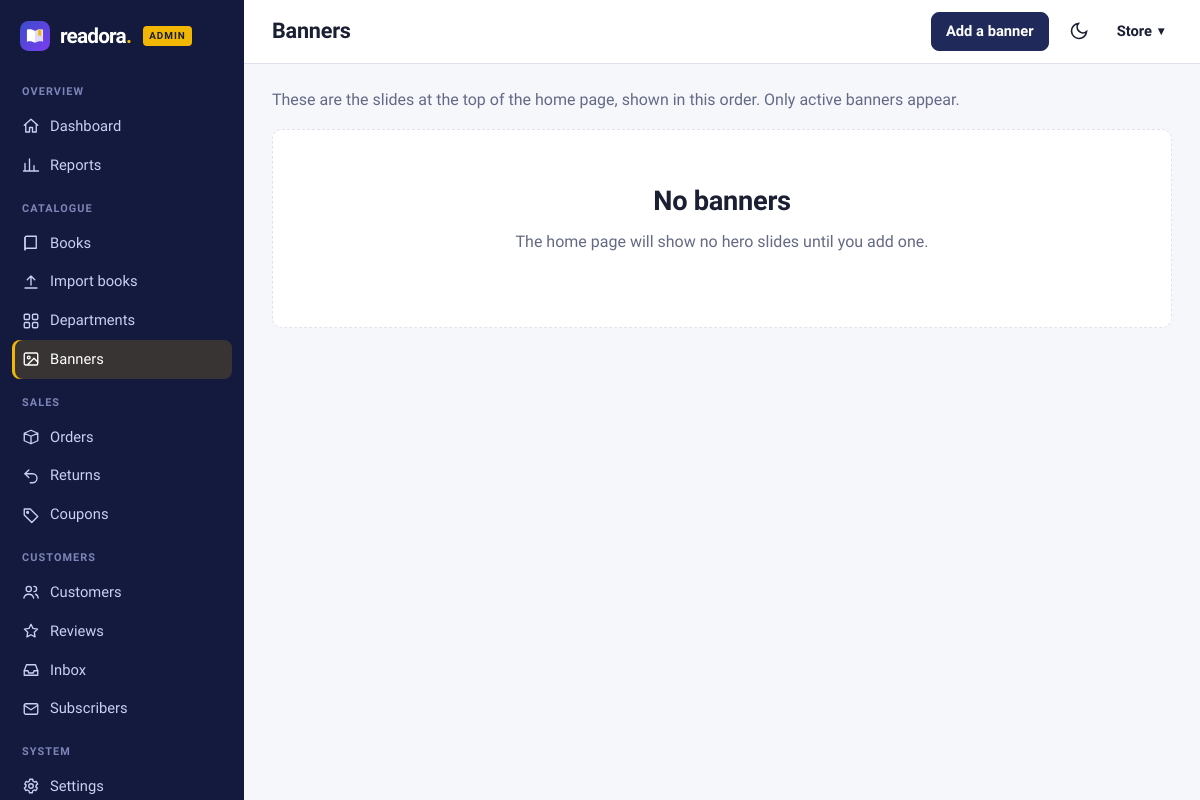
Before: /admin/banners (signed in) with the older database file.
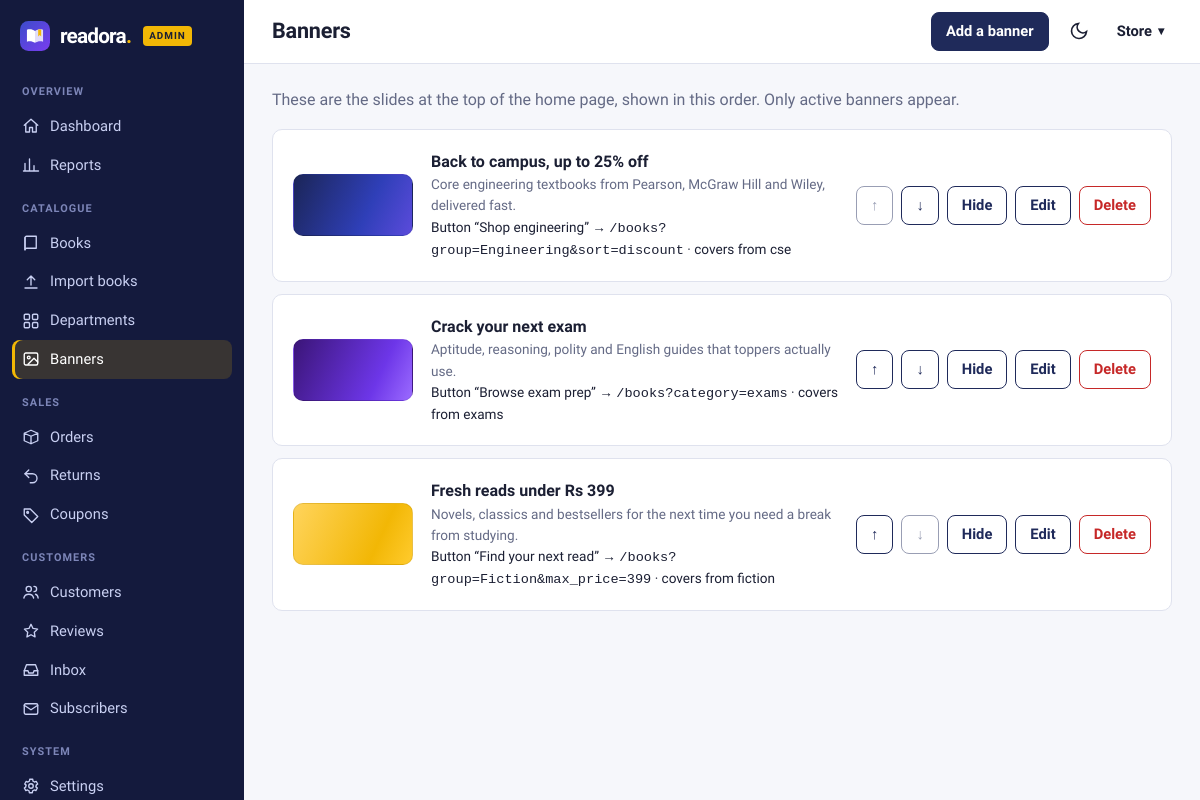
After: the same page with the newer database file.
### tables this page shows
CREATE TABLE users (
    id            INTEGER PRIMARY KEY AUTOINCREMENT,
    fullname      TEXT NOT NULL,
    username      TEXT NOT NULL UNIQUE COLLATE NOCASE,
    email         TEXT NOT NULL UNIQUE COLLATE NOCASE,
    password      TEXT NOT NULL,
    phone         TEXT,
    is_admin      INTEGER NOT NULL DEFAULT 0,
    created_at    TEXT NOT NULL DEFAULT CURRENT_TIMESTAMP
);

CREATE TABLE banners (
    id            INTEGER PRIMARY KEY AUTOINCREMENT,
    title         TEXT NOT NULL,
    subtitle      TEXT,
    cta_text      TEXT NOT NULL DEFAULT 'Shop now',
    link          TEXT NOT NULL DEFAULT '/books',
    theme         TEXT NOT NULL DEFAULT 'indigo',      -- indigo | violet | amber | teal
    category_slug TEXT,                                -- covers shown on the banner come from here
    active        INTEGER NOT NULL DEFAULT 1,
    sort_order    INTEGER NOT NULL DEFAULT 0
);

### bookstore/routes/admin.py (the view)
@bp.route("/banners")
@admin_required
def banners():
    return render_template("admin/banners.html", rows=query("SELECT * FROM banners ORDER BY sort_order, id"))

### bookstore/db.py (called while the page is built)
def get_db():
    if "db" not in g:
        g.db = sqlite3.connect(current_app.config["DATABASE"])
        g.db.row_factory = sqlite3.Row
        g.db.execute("PRAGMA foreign_keys = ON")
    return g.db

def query(sql, args=(), one=False):
    cur = get_db().execute(sql, args)
    rows = cur.fetchall()
    cur.close()
    return (rows[0] if rows else None) if one else rows

### bookstore/utils.py (called while the page is built)
def csrf_token():
    if "_csrf" not in session:
        session["_csrf"] = secrets.token_urlsafe(32)
    return session["_csrf"]

def check_csrf():
    if request.method in ("POST", "PUT", "PATCH", "DELETE"):
        sent = request.form.get("_csrf") or request.headers.get("X-CSRF-Token")
        if not sent or not secrets.compare_digest(sent, session.get("_csrf", "")):
            abort(400, "Invalid or missing CSRF token. Please reload the page and try again.")

def load_user():
    uid = session.get("user_id")
    g.user = query("SELECT * FROM users WHERE id = ?", (uid,), one=True) if uid else None
    if uid and g.user is None:
        session.clear()

def login_required(view):
    @wraps(view)
    def wrapped(*a, **kw):
        if g.user is None:
            if wants_json():
                return jsonify(ok=False, message="Please log in first.", login=True), 401
            flash("Please log in to continue.", "info")
            return redirect(url_for("auth.login", next=request.full_path.rstrip("?")))
        return view(*a, **kw)
    return wrapped

def admin_required(view):
    @wraps(view)
    @login_required
    def wrapped(*a, **kw):
        if not g.user["is_admin"]:
            abort(403)
        return view(*a, **kw)
    return wrapped

def cart_count():
    if g.user:
        row = query("SELECT COALESCE(SUM(qty),0) n FROM cart_items WHERE user_id=?", (g.user["id"],), one=True)
        return row["n"]
    return sum(session.get("cart", {}).values())

def all_settings():
    if "_settings" not in g:
        saved = {r["key"]: r["value"] for r in query("SELECT key, value FROM settings")}
        g._settings = {**SETTING_DEFAULTS, **saved}
    return g._settings

### bookstore/templates/admin/banners.html
{% extends 'admin/layout.html' %}
{% from 'partials/macros.html' import csrf %}
{% block title %}Banners{% endblock %}
{% block actions %}<a class="btn btn-sm" href="{{ url_for('admin.banner_form') }}">Add a banner</a>{% endblock %}
{% block content %}
<p class="muted" style="margin-top:0">These are the slides at the top of the home page, shown in this order. Only active banners appear.</p>
{% for b in rows %}
<section class="panel banner-row {{ '' if b.active else 'off' }}">
  <div class="bn-chip bn-{{ b.theme }}" aria-hidden="true"></div>
  <div class="bn-info"><b>{{ b.title }}</b>{% if not b.active %} <span class="chip">Hidden</span>{% endif %}
    <div class="small muted">{{ b.subtitle }}</div><div class="small">Button “{{ b.cta_text }}” → <code>{{ b.link }}</code>{% if b.category_slug %} · covers from {{ b.category_slug }}{% endif %}</div></div>
  <div class="row-actions">
    <form method="post" action="{{ url_for('admin.banner_action', bid=b.id, action='up') }}">{{ csrf() }}<button class="btn btn-ghost btn-sm" aria-label="Move up" {{ 'disabled' if loop.first }}>↑</button></form>
    <form method="post" action="{{ url_for('admin.banner_action', bid=b.id, action='down') }}">{{ csrf() }}<button class="btn btn-ghost btn-sm" aria-label="Move down" {{ 'disabled' if loop.last }}>↓</button></form>
    <form method="post" action="{{ url_for('admin.banner_action', bid=b.id, action='toggle') }}">{{ csrf() }}<button class="btn btn-ghost btn-sm">{{ 'Hide' if b.active else 'Show' }}</button></form>
    <a class="btn btn-ghost btn-sm" href="{{ url_for('admin.banner_form', bid=b.id) }}">Edit</a>
    <form method="post" action="{{ url_for('admin.banner_action', bid=b.id, action='delete') }}" data-confirm="Delete this banner?">{{ csrf() }}<button class="btn btn-danger btn-sm">Delete</button></form>
  </div>
</section>
{% else %}<div class="empty"><h2>No banners</h2><p class="muted">The home page will show no hero slides until you add one.</p></div>{% endfor %}
{% endblock %}

### bookstore/templates/admin/layout.html (shortened to what this page needs)
{% from 'partials/macros.html' import icon %}
{% set ac = admin_counts() %}
{% set ep = current_endpoint or '' %}
{% macro nav(endpoint, label, ico, count=0, match=[]) %}<a href="{{ url_for(endpoint) }}" class="{{ 'on' if ep == endpoint or ep in match }}">{{ icon(ico, 18) }}<span>{{ label }}</span>{% if count %}<em>{{ count }}</em>{% endif %}</a>{% endmacro %}
<!doctype html>
<html lang="en">
<head>
  <link rel="stylesheet" href="{{ url_for('static', filename='css/style.css') }}">
  <link rel="stylesheet" href="{{ url_for('static', filename='css/admin.css') }}">
</head>
<body class="adm">
<div class="adm-shell">
  <aside class="adm-side" id="adm-side" aria-label="Admin navigation">
    <a class="adm-brand" href="{{ url_for('admin.dashboard') }}"><img src="{{ url_for('static', filename='img/mark.svg') }}" width="30" height="30" alt=""><span>{{ brand.name|lower }}<b>.</b></span><small>admin</small></a>
    <nav>
      <h6>Overview</h6>
      {{ nav('admin.dashboard', 'Dashboard', 'home') }}
      {{ nav('admin.reports', 'Reports', 'chart') }}
      <h6>Catalogue</h6>
      {{ nav('admin.books', 'Books', 'book', match=['admin.book_new','admin.book_edit']) }}
      {{ nav('admin.books_import', 'Import books', 'upload') }}
      {{ nav('admin.categories', 'Departments', 'grid') }}
      {{ nav('admin.banners', 'Banners', 'image', match=['admin.banner_form']) }}
      <h6>Sales</h6>
      {{ nav('admin.orders', 'Orders', 'box', ac.orders, match=['admin.order']) }}
      {{ nav('admin.returns', 'Returns', 'return', ac.returns) }}
      {{ nav('admin.coupons', 'Coupons', 'tag') }}
      <h6>Customers</h6>
      {{ nav('admin.users', 'Customers', 'users', match=['admin.user_detail']) }}
      {{ nav('admin.reviews', 'Reviews', 'star') }}
      {{ nav('admin.messages', 'Inbox', 'inbox', ac.messages) }}
      {{ nav('admin.subscribers', 'Subscribers', 'mail') }}
      <h6>System</h6>
      {{ nav('admin.settings', 'Settings', 'gear') }}
    </nav>
  </aside>
  <div class="adm-main">
    <header class="adm-top">
      <div class="adm-title"><h1>{% block page_title %}{{ self.title() }}{% endblock %}</h1></div>
      <div class="adm-top-actions">{% block actions %}{% endblock %}</div>
      <button class="icon-btn" id="theme-toggle" type="button" aria-label="Switch light or dark theme"><svg viewBox="0 0 24 24" width="20" height="20" fill="none" stroke="currentColor" stroke-width="2"><path d="M21 12.8A9 9 0 1 1 11.2 3a7 7 0 0 0 9.8 9.8z"/></svg></button>
      <div class="menu"><button class="menu-btn adm-user" type="button" aria-haspopup="true" aria-expanded="false">{{ g.user.fullname.split()[0] }}</button>
          </div>
    </header>
    <main id="main" class="adm-content">{% block content %}{% endblock %}</main>
  </div>
</div>
</body>
</html>

### bookstore/static/css/style.css (style rules this page uses)
:root { --ink: #1f2a5a; --ink-2: #3a4780; --hl: #f2b705; --hl-soft: #fff3c4; --paper: #f6f7fb; --surface: #ffffff; --text: #1b1f33; --muted: #646a85; --line: #dfe2ee; --ok: #17803d; --warn: #b45309; --bad: #c62828; --radius: 10px; --shadow: 0 1px 2px rgba(31, 42, 90, .08), 0 6px 18px rgba(31, 42, 90, .06); --display: "Bricolage Grotesque", "Segoe UI", system-ui, sans-serif; --serif: "Newsreader", Georgia, "Times New Roman", serif; --c0: #3b4cca; --c1: #0f8b8d; --c2: #c47f00; --c3: #4f7a45; --c4: #8a3ffc; --c5: #b3365a; }
* { box-sizing: border-box; }
html { scroll-behavior: smooth; }
body { margin: 0; background: var(--paper); color: var(--text); font: 16px/1.55 var(--display); -webkit-font-smoothing: antialiased; }
img { max-width: 100%; display: block; }
a { color: var(--ink); text-decoration: none; }
h1, h2, h3, h4 { font-family: var(--display); line-height: 1.15; margin: 0 0 .5em; letter-spacing: -.01em; }
h1 { font-size: clamp(1.8rem, 4vw, 2.6rem); font-weight: 800; }
p { margin: 0 0 1em; }
.muted { color: var(--muted); }
.small { font-size: .85rem; }
.icon-btn, .menu-btn { background: none; border: 0; color: var(--text); cursor: pointer; padding: 8px; border-radius: 8px; font: inherit; font-weight: 600; display: grid; place-items: center; }
.menu { position: relative; }
.menu-btn { display: flex; align-items: center; white-space: nowrap; }
.menu-btn::after { content: "▾"; margin-left: 6px; font-size: .75rem; }
.btn { display: inline-flex; align-items: center; justify-content: center; gap: 8px; padding: 10px 18px; border-radius: 8px; border: 1.5px solid var(--ink); background: var(--ink); color: var(--surface); font: inherit; font-weight: 600; cursor: pointer; transition: transform .08s, background .15s; }
.btn:disabled { opacity: .45; cursor: not-allowed; }
.btn-sm { padding: 7px 14px; font-size: .92rem; }
.btn-ghost { background: transparent; color: var(--ink); }
.btn-danger { background: transparent; border-color: var(--bad); color: var(--bad); }
.panel { background: var(--surface); border: 1px solid var(--line); border-radius: var(--radius); padding: 20px; }
.panel + .panel { margin-top: 18px; }
.row-actions { display: flex; gap: 8px; align-items: center; }
.row-actions form { display: inline; }
.bn-indigo { background: linear-gradient(115deg, #1b2557, #2f3fb8 62%, #5b4bdb); color: #fff; }
.bn-violet { background: linear-gradient(115deg, #3b1578, #6d36e8 70%, #9b6bff); color: #fff; }
.bn-amber { background: linear-gradient(115deg, #ffd45c, #f2b705 70%, #ffcb2e); color: #1b1f33; }

### bookstore/static/css/admin.css (style rules this page uses)
body.adm { background: var(--paper); padding-bottom: 0; }
.adm-shell { display: grid; grid-template-columns: 244px 1fr; min-height: 100vh; }
.adm-side { background: #141a3d; color: #c9d0f2; position: sticky; top: 0; height: 100vh; overflow-y: auto; padding: 16px 12px 20px; display: flex; flex-direction: column; }
.adm-brand { display: flex; align-items: center; gap: 10px; padding: 4px 8px 16px; color: #fff; font-weight: 800; font-size: 1.3rem; letter-spacing: -.04em; }
.adm-brand b { color: var(--hl); }
.adm-brand small { font-size: .62rem; letter-spacing: .1em; text-transform: uppercase; background: var(--hl); color: #1b1f33; padding: 2px 6px; border-radius: 4px; margin-left: 2px; align-self: center; }
.adm-side nav { flex: 1; }
.adm-side h6 { margin: 16px 10px 6px; font-size: .68rem; letter-spacing: .1em; text-transform: uppercase; color: #7d86b8; font-family: var(--display); }
.adm-side nav a { display: flex; align-items: center; gap: 10px; padding: 8px 10px; border-radius: 8px; color: #c9d0f2; font-size: .92rem; font-weight: 500; }
.adm-side nav a.on { background: rgba(242,183,5,.16); color: #fff; box-shadow: inset 3px 0 var(--hl); }
.adm-main { min-width: 0; }
.adm-top { display: flex; align-items: center; gap: 12px; padding: 12px 28px; background: var(--surface); border-bottom: 1px solid var(--line); position: sticky; top: 0; z-index: 40; }
.adm-title { flex: 1; min-width: 0; }
.adm-title h1 { font-size: 1.35rem; margin: 0; font-weight: 800; }
.adm-top-actions { display: flex; gap: 8px; align-items: center; flex-wrap: wrap; justify-content: flex-end; }
.adm-user { flex-direction: row; font-size: .92rem; }
.adm-content { padding: 24px 28px 64px; max-width: 1400px; }
.banner-row { display: grid; grid-template-columns: 120px 1fr auto; gap: 18px; align-items: center; margin-bottom: 12px; }
.banner-row + .banner-row { margin-top: 0; }
.bn-chip { height: 62px; border-radius: 10px; border: 1px solid rgba(0,0,0,.08); }

Changed rows visible on the page:
added banners: title "Back to campus, up to 25% off", subtitle "Core engineering textbooks from Pearson, McGraw Hill and Wiley, delivered fast.", cta_text "Shop engineering", link "/books?group=Engineering&sort=discount", category_slug "cse", active "Hide"
added banners: title "Crack your next exam", subtitle "Aptitude, reasoning, polity and English guides that toppers actually use.", cta_text "Browse exam prep", link "/books?category=exams", category_slug "exams", active "Hide"
added banners: title "Fresh reads under Rs 399", subtitle "Novels, classics and bestsellers for the next time you need a break from studying.", cta_text "Find your next read", link "/books?group=Fiction&max_price=399", category_slug "fiction", active "Hide"
Other visible differences:
text no longer shown: "No banners The home page will show no hero slides until you add one."
